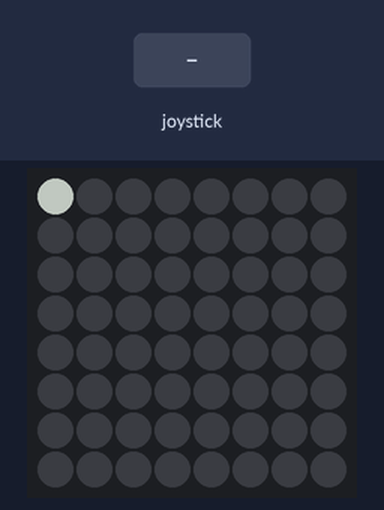
The program below on a simulated Raspberry Pi (BCM pin numbers) with a Sense HAT. Parts: the Sense HAT's 8×8 RGB LED matrix. Inputs (shaded band) come from the test bench. Dim RGB values are drawn brighter than linear.

Above: at 1.2 s.
1.3 s: joystick pushed up
2.8 s: joystick pushed down
At 4.0 s:
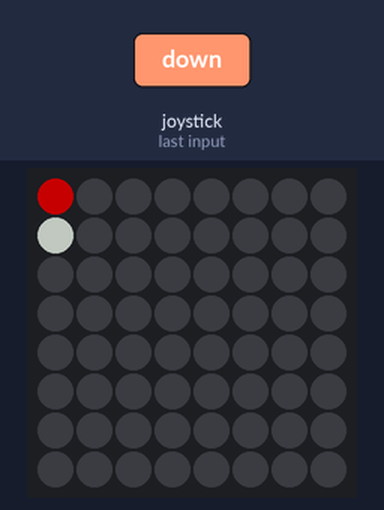
4.3 s: joystick pushed left
5.8 s: joystick pushed right
At 6.4 s:
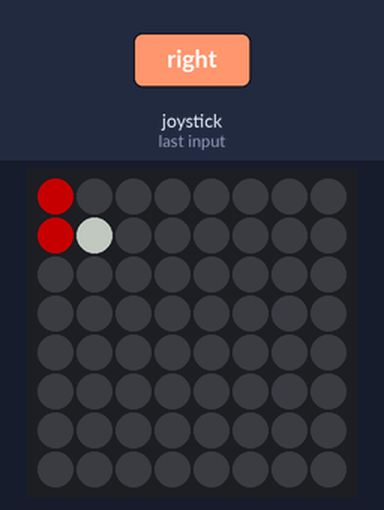
7.3 s: joystick pushed down
8.8 s: joystick pushed right
At 9.9 s:
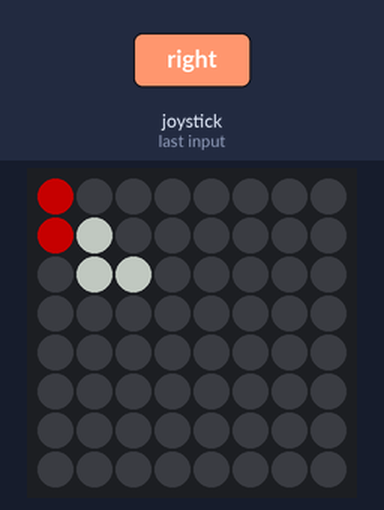
Timing chart, 0 to 11.3 s (numbered marks = the images above; inputs shaded):
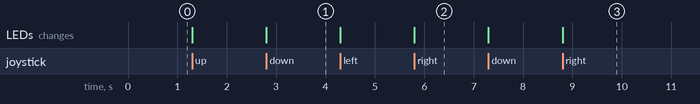

Measured:
- after the input at 2.8 s, the LEDs: change at once (image 1)
- after the input at 5.8 s, the LEDs: change at once (image 2)
- after the input at 8.8 s, the LEDs: change at once (image 3)

The program:

shv2_paint.py
```python
#!/usr/bin/python3
from sense_hat import SenseHat
from time import sleep

# Middle click function
# Lets the user press to switch color
# When user holds middle click, will turn into eraser

def change(event):
    global color
    if event.action == 'pressed':
        if color == [0,0,0]:
            color = color_set[0]
        else:
            if color_set.index(color) == len(color_set) - 1:
                color = color_set[0]
            else:
                color = color_set[color_set.index(color) + 1]
    elif event.action == 'held':
        color = [0,0,0]

# Direction Functions
# Will only use pressed to avoid duplicate movements being passed
# User uses the joystick to change the position of the pixel
# Will paint red if the user tries to move out of bounds

def up(event):
    if event.action == 'pressed':
        global row
        global col
        if row == 0:
            sense.set_pixel(col,row,100,0,0)

        else:
            row -= 1
            sense.set_pixel(col,row,color)

def down(event):
    if event.action == 'pressed':
        global row
        global col
        if row == 7:
            sense.set_pixel(col,row,100,0,0)

        else:
            row += 1
            sense.set_pixel(col,row,color)

def left(event):
    if event.action == 'pressed':
        global row
        global col
        if col == 0:
            sense.set_pixel(col,row,100,0,0)

        else:
            col -= 1
            sense.set_pixel(col,row,color)

def right(event):
    if event.action == 'pressed':
        global row
        global col
        if col == 7:
            sense.set_pixel(col,row,100,0,0)

        else:
            col += 1
            sense.set_pixel(col,row,color)

if __name__ == "__main__":
    # Initialisation
    sense = SenseHat()
    sense.clear()

    # Coordinates for pixel position
    row = 0
    col = 0

    # List of colours user can switch through
    # Default font is white
    color_set = [
    [100,100,100],
    [100,0,0],
    [0,100,0],
    [0,0,100],
    [100,100,0],
    [100,0,100],
    [0,100,100],
    [100,0,50],
    [100,50,0]
    ]
    color = color_set[0]
    sense.set_pixel(0,0, color)

    # Controls
    sense.stick.direction_up     = up
    sense.stick.direction_down   = down
    sense.stick.direction_left   = left
    sense.stick.direction_right  = right
    sense.stick.direction_middle = change

    # While loop to keep program running
    while True:
        pass
```
